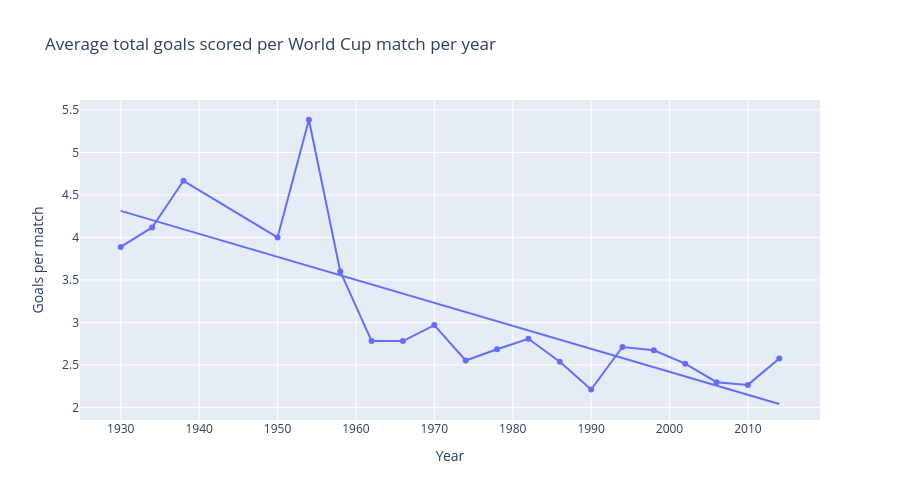

Write notebook code for a chart like this one.
### Code cell
fig = px.scatter(data_frame = wmi,
              x = "Year",
              y = "Total Goals",
              #markers = True,
              title = "Average total goals scored per World Cup match per year",
              labels = {"Total Goals":"Goals per match"},
              height = 500,
              width = 900,
             trendline = "ols")
fig.update_traces(mode="lines+markers", selector=dict(mode="markers"))
fig

### Figure 1 — Plotly figure (JSON) as saved in the notebook; plotly's stock layout.template omitted (floating-point values rounded to 4 significant figures)
{"data": [{"hovertemplate": "Year=%{x}<br>Goals per match=%{y}<extra></extra>", "legendgroup": "", "marker": {"color": "#636efa", "symbol": "circle"}, "mode": "lines+markers", "name": "", "orientation": "v", "showlegend": false, "type": "scatter", "x": [1930, 1934, 1938, 1950, 1954, 1958, 1962, 1966, 1970, 1974, 1978, 1982, 1986, 1990, 1994, 1998, 2002, 2006, 2010, 2014], "xaxis": "x", "y": [3.889, 4.118, 4.667, 4.0, 5.385, 3.6, 2.781, 2.781, 2.969, 2.553, 2.684, 2.808, 2.538, 2.212, 2.712, 2.672, 2.516, 2.297, 2.266, 2.575], "yaxis": "y"}, {"hovertemplate": "<b>OLS trendline</b><br>Total Goals = -0.0270462 * Year + 56.5119<br>R<sup>2</sup>=0.624430<br><br>Year=%{x}<br>Goals per match=%{y} <b>(trend)</b><extra></extra>", "legendgroup": "", "marker": {"color": "#636efa", "symbol": "circle"}, "mode": "lines", "name": "", "showlegend": false, "type": "scatter", "x": [1930, 1934, 1938, 1950, 1954, 1958, 1962, 1966, 1970, 1974, 1978, 1982, 1986, 1990, 1994, 1998, 2002, 2006, 2010, 2014], "xaxis": "x", "y": [4.313, 4.204, 4.096, 3.772, 3.664, 3.555, 3.447, 3.339, 3.231, 3.123, 3.014, 2.906, 2.798, 2.69, 2.582, 2.474, 2.365, 2.257, 2.149, 2.041], "yaxis": "y"}], "layout": {"height": 500, "legend": {"tracegroupgap": 0}, "title": {"text": "Average total goals scored per World Cup match per year"}, "width": 900, "xaxis": {"anchor": "y", "domain": [0, 1], "title": {"text": "Year"}}, "yaxis": {"anchor": "x", "domain": [0, 1], "title": {"text": "Goals per match"}}}}
